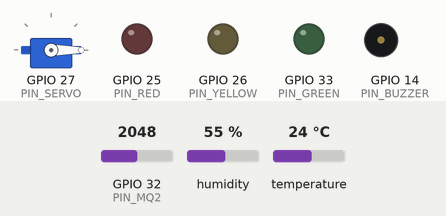
Bench run of a sketch on a simulated ESP32. Parts: servo, output pins drawn as LEDs (lit = HIGH), buzzer (waves = sounding). Inputs (shaded band) come from the test bench; at power-on: GPIO 32 (PIN_MQ2) = 2048, humidity 55 %, temperature 24 °C. WiFi joins after 1.5 s; servers stay silent unless stated; uploads are accepted with an empty reply; no MQTT or app messages arrive unless stated; what the sketch prints to the serial monitor is not drawn.

Above: at 4.9 s.
5.0 s: GPIO 32 (PIN_MQ2) set to 3733
6.9 s: GPIO 32 (PIN_MQ2) set to 3820
At 8.2 s:
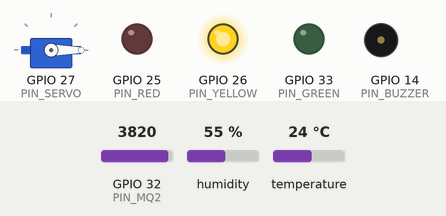
9.2 s: GPIO 32 (PIN_MQ2) set to 3853
11.0 s: GPIO 32 (PIN_MQ2) set to 3932
At 12.28 s:
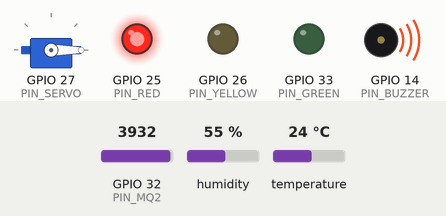
At 20.1 s:
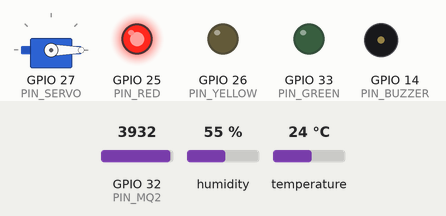
Timing chart, 0 to 22.5 s (numbered marks = the images above; inputs shaded):
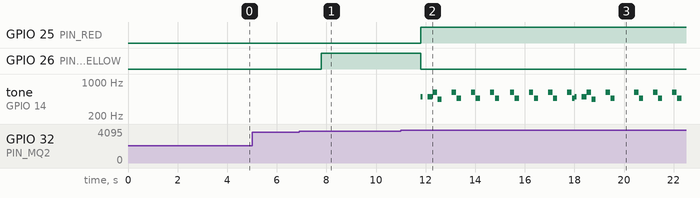

The sketch:

sketch.ino
```cpp
#include "ModestIoT.h"

Cocina360Device cocina;

void setup() {
    Serial.begin(115200);
    delay(2000);

    cocina.begin();

    Serial.println("=========================================");
    Serial.println("  Cocina360 Iniciado");
    Serial.println("=========================================");
}

void loop() {
    cocina.update();
}
```

Actuator.cpp
```cpp
/**
* @file Actuator.cpp
 * @brief Implements the Actuator base class.
 *
 * Provides core functionality for actuators in the Modest IoT Nano-framework, including command
 * propagation to an assigned handler. Subclasses should configure hardware and define specific
 * command execution logic.
 *
 * @author Angel Velasquez
 * @date March 22, 2025
 * @version 0.1
 */

/*
 * This file is part of the Modest IoT Nano-framework (C++ Edition).
 * Copyright (c) 2025 Angel Velasquez
 *
 * Licensed under the Creative Commons Attribution-NoDerivatives 4.0 International (CC BY-ND 4.0).
 * You may use, copy, and distribute this software in its original, unmodified form, provided
 * you give appropriate credit to the original author (Angel Velasquez) and include this notice.
 * Modifications, adaptations, or derivative works are not permitted.
 *
 * Full license text: https://creativecommons.org/licenses/by-nd/4.0/legalcode
 */

#include "Actuator.h"

Actuator::Actuator(int pin, CommandHandler* commandHandler)
    : pin(pin), handler(commandHandler) {}

void Actuator::handle(Command command) {
    if (handler != nullptr) {
        handler->handle(command);
    }
}

void Actuator::setHandler(CommandHandler* commandHandler) {
    handler = commandHandler;
}
```

Actuator.h
```cpp
#ifndef ACTUATOR_H
#define ACTUATOR_H

/**
 * @file Actuator.h
 * @brief Declares the Actuator base class.
 *
 * This abstract base class represents output devices in the Modest IoT Nano-framework, providing
 * a foundation for actuators that respond to commands. It includes command propagation to an
 * optional handler, supporting the framework’s CQRS-inspired design.
 *
 * @author Angel Velasquez
 * @date March 22, 2025
 * @version 0.1
 */

/*
 * This file is part of the Modest IoT Nano-framework (C++ Edition).
 * Copyright (c) 2025 Angel Velasquez
 *
 * Licensed under the Creative Commons Attribution-NoDerivatives 4.0 International (CC BY-ND 4.0).
 * You may use, copy, and distribute this software in its original, unmodified form, provided
 * you give appropriate credit to the original author (Angel Velasquez) and include this notice.
 * Modifications, adaptations, or derivative works are not permitted.
 *
 * Full license text: https://creativecommons.org/licenses/by-nd/4.0/legalcode
 */

#include "CommandHandler.h"

class Actuator : public CommandHandler {
protected:
    int pin; ///< GPIO pin assigned to the actuator.
    CommandHandler* handler; ///< Optional handler to receive propagated commands.

public:
    /**
     * @brief Constructs an Actuator with a pin and optional command handler.
     * @param pin The GPIO pin for the actuator.
     * @param commandHandler Pointer to a CommandHandler to receive commands (default: nullptr).
     */
    Actuator(int pin, CommandHandler* commandHandler = nullptr);

    /**
     * @brief Handles a command by propagating it to the assigned handler.
     * @param command The command to handle.
     */
    void handle(Command command) override;

    /**
     * @brief Sets or updates the command handler for this actuator.
     * @param commandHandler Pointer to the new CommandHandler.
     */
    void setHandler(CommandHandler* commandHandler);
};

#endif // ACTUATOR_H
```

Buzzer.cpp
```cpp
/**
 * @file Buzzer.cpp
 * @brief Implements the Buzzer class.
 *
 * Drives a passive buzzer through a hardcoded alarm melody ("Star Power Theme" at 175 BPM),
 * advancing one note per call to update() using millis()-based timing so playback never blocks
 * the main loop.
 *
 * @author IoT Solution Development Team
 * @date June 14, 2026
 * @version 1.0
 */

/*
 * This file is part of the Cocina360 Device (C++ Edition) project.
 * Copyright (c) 2026 IoT Solution Development Team
 *
 * Licensed under the MIT License. See LICENSE.md for details.
 */

#include "Buzzer.h"
#include <Arduino.h>

const Command Buzzer::PLAY_ALARM_COMMAND = Command(PLAY_ALARM_COMMAND_ID);
const Command Buzzer::STOP_ALARM_COMMAND = Command(STOP_ALARM_COMMAND_ID);

#define BPM 175 ///< Melody tempo, in beats per minute.
#define DURATION          (int)(60000 / BPM) ///< Duration of a quarter note, in milliseconds.
#define DURATION_HALF_DOT (int)(45000 / BPM) ///< Duration of a dotted eighth note, in milliseconds.
#define DURATION_HALF     (int)(30000 / BPM) ///< Duration of an eighth note, in milliseconds.
#define DURATION_QUARTER  (int)(15000 / BPM) ///< Duration of a sixteenth note, in milliseconds.

#define NOTE_DS5 622 ///< Frequency (Hz) of note D#5.
#define NOTE_B4  494 ///< Frequency (Hz) of note B4.
#define NOTE_AS4 466 ///< Frequency (Hz) of note A#4.
#define NOTE_A4  440 ///< Frequency (Hz) of note A4.

/// @brief Note frequency sequence for the alarm melody (0 = rest).
static const int melody[] = {
    NOTE_B4, NOTE_B4, NOTE_DS5, NOTE_A4, 0, NOTE_DS5, NOTE_AS4,
    0, NOTE_DS5, NOTE_AS4, 0, NOTE_DS5, NOTE_AS4,
    0, NOTE_DS5, NOTE_AS4, 0, NOTE_DS5, NOTE_AS4,
    0, NOTE_DS5, NOTE_AS4, 0, NOTE_DS5, NOTE_AS4
};

/// @brief Per-note duration sequence (ms), aligned index-for-index with melody[].
static const int noteDurations[] = {
    DURATION_QUARTER, DURATION_HALF_DOT, DURATION_HALF, DURATION_HALF, DURATION, DURATION_HALF, DURATION_HALF,
    DURATION, DURATION_HALF, DURATION_HALF, DURATION, DURATION_HALF, DURATION_HALF,
    DURATION, DURATION_HALF, DURATION_HALF, DURATION, DURATION_HALF, DURATION_HALF,
    DURATION, DURATION_HALF, DURATION_HALF, DURATION, DURATION_HALF, DURATION_HALF,
};

static const int NUM_NOTES = sizeof(melody) / sizeof(melody[0]); ///< Total number of notes in the melody.

Buzzer::Buzzer(int pin, CommandHandler* commandHandler)
    : Actuator(pin, commandHandler), isPlaying(false), noteStartTime(0), currentNote(0) {
    pinMode(pin, OUTPUT);
    noTone(pin);
}

void Buzzer::handle(Command command) {
    if (command == PLAY_ALARM_COMMAND) {
        isPlaying = true;
    } else if (command == STOP_ALARM_COMMAND) {
        isPlaying = false;
        noTone(pin);
        currentNote = 0;
    }
    Actuator::handle(command);
}

void Buzzer::update() {
    if (!isPlaying) return;

    unsigned long now = millis();
    int duration = noteDurations[currentNote];

    if (now - noteStartTime >= (duration * 1.1)) {
        noteStartTime = now;
        if (melody[currentNote] > 0) {
            tone(pin, melody[currentNote], duration);
        } else {
            noTone(pin);
        }
        currentNote++;
        if (currentNote >= NUM_NOTES) {
            currentNote = 0;
        }
    }
}
```

Buzzer.h
```cpp
#ifndef BUZZER_H
#define BUZZER_H

/**
 * @file Buzzer.h
 * @brief Declares the Buzzer class.
 *
 * This class specializes the Modest IoT Nano-framework's Actuator to drive a passive buzzer as
 * the system's acoustic safety barrier. It plays a looping alarm melody asynchronously, in
 * non-blocking fashion, in response to PLAY_ALARM / STOP_ALARM commands.
 *
 * @author IoT Solution Development Team
 * @date June 14, 2026
 * @version 1.0
 */

/*
 * This file is part of the Cocina360 Device (C++ Edition) project.
 * Copyright (c) 2026 IoT Solution Development Team
 *
 * Licensed under the MIT License. See LICENSE.md for details.
 */

#include "Actuator.h"

class Buzzer : public Actuator {
private:
    bool isPlaying; ///< Whether the alarm melody is currently active.
    unsigned long noteStartTime; ///< Timestamp (ms) at which the current note started playing.
    int currentNote; ///< Index of the note currently playing within the melody sequence.

public:
    static const int PLAY_ALARM_COMMAND_ID = 10; ///< Identifier for the play-alarm command.
    static const int STOP_ALARM_COMMAND_ID = 11; ///< Identifier for the stop-alarm command.
    static const Command PLAY_ALARM_COMMAND; ///< Command that starts the looping alarm melody.
    static const Command STOP_ALARM_COMMAND; ///< Command that silences the buzzer.

    /**
     * @brief Constructs a Buzzer bound to a digital output pin.
     * @param pin The GPIO pin connected to the passive buzzer.
     * @param commandHandler Pointer to a CommandHandler this actuator reports to (default: nullptr).
     */
    Buzzer(int pin, CommandHandler* commandHandler = nullptr);

    /**
     * @brief Handles a PLAY_ALARM or STOP_ALARM command by toggling playback state.
     * @param command The command to handle.
     */
    void handle(Command command) override;

    /**
     * @brief Advances the melody playback on a non-blocking timer. Must be called every loop.
     *
     * While playing, emits the next note of the alarm melody once its duration has elapsed,
     * looping back to the start of the sequence when it completes.
     */
    void update();
};

#endif
```

Cocina360Device.cpp
```cpp
/**
 * @file Cocina360Device.cpp
 * @brief Implements the Cocina360Device class.
 *
 * Wires together the sensors, LEDs, and buzzer into the hierarchical traffic-light safety logic,
 * and manages WiFi connectivity, threshold synchronization, and telemetry reporting against the
 * backend edge server.
 *
 * @author IoT Solution Development Team
 * @date June 14, 2026
 * @version 1.0
 */

/*
 * This file is part of the Cocina360 Device (C++ Edition) project.
 * Copyright (c) 2026 IoT Solution Development Team
 *
 * Licensed under the MIT License. See LICENSE.md for details.
 */

#include "Cocina360Device.h"
#include <Arduino.h>

Cocina360Device* globalDeviceInstance = nullptr;

Cocina360Device::Cocina360Device()
    : mqttClient(espClient),
      dhtSensor(PIN_DHT, this),
      gasSensor(PIN_MQ2, this),
      redLed(PIN_RED, false, this),
      yellowLed(PIN_YELLOW, false, this),
      greenLed(PIN_GREEN, true, this),
      buzzer(PIN_BUZZER, this),
      servoDisipador(PIN_SERVO, this),
      tempSeverity(0), gasSeverity(0),
      warnTemperatureC(35), critTemperatureC(50),
      warnGasPpm(1000.0), critGasPPM(3000.0),
      lastFetchTime(0) {
}

void Cocina360Device::begin() {
    commandTopic = "cocina360/" + deviceId + "/command";

    dhtSensor.begin();
    connectWiFi();
    mqttClient.setServer(mqttServer, mqttPort);
    mqttClient.setCallback(mqttCallback);
    reconnectMQTT();
    fetchRemoteThresholds();
}

void Cocina360Device::connectWiFi() {
    Serial.print("[WIFI] Conectando a ");
    Serial.println(ssid);
    WiFi.begin(ssid, password);

    int intentos = 0;
    const int MAX_INTENTOS = 20;

    while (WiFi.status() != WL_CONNECTED && intentos < MAX_INTENTOS) {
        delay(500);
        Serial.print(".");
        intentos++;
    }

    if (WiFi.status() == WL_CONNECTED) {
        Serial.println("\n[WIFI] ¡Conectado con éxito!");
    } else {
        Serial.println("\n[WIFI] No se pudo conectar. El sistema operará en MODO LOCAL.");
    }
}

void Cocina360Device::reconnectMQTT() {
    if (WiFi.status() == WL_CONNECTED && !mqttClient.connected()) {
        Serial.print("[MQTT] Intentando conectar al Broker Mosquitto...");
        if (mqttClient.connect(deviceId.c_str())) {
            Serial.println("¡Conectado con éxito!");

            mqttClient.subscribe(commandTopic.c_str());

        } else {
            Serial.printf("Falló, código de estado=%d. Se reintentará en el próximo ciclo.\n", mqttClient.state());
        }
    }
}

void Cocina360Device::mqttCallback(char* topic, byte* payload, unsigned int length) {
    String message = "";
    for (unsigned int i = 0; i < length; i++) {
        message += (char)payload[i];
    }

    // =======================================================================
    // 🟢 LOGS DE DEPURACIÓN AVANZADA
    // =======================================================================
    Serial.println("\n--- [DEBUG MQTT INCOMING] ---");
    Serial.printf("Tópico de origen : [%s]\n", topic);
    Serial.printf("Longitud del msg : %u bytes\n", length);
    Serial.printf("Texto del mensaje: \"%s\"\n", message.c_str());

    // Limpiamos posibles espacios en blanco o saltos de línea invisibles (\r\n)
    message.trim();

    // Imprimimos una prueba de lógica explícita
    if (message == "TOGGLE") {
        Serial.println("[DEBUG] -> ¡ÉXITO! El mensaje calza perfectamente con 'TOGGLE'.");
    } else {
        Serial.printf("[DEBUG] -> ALERTA: El mensaje recibido es '%s', pero se esperaba 'TOGGLE'.\n", message.c_str());
    }
    Serial.println("-----------------------------\n");

    // Lógica original de ejecución
    if (message == "TOGGLE" && globalDeviceInstance != nullptr) {
        globalDeviceInstance->handle(ServoActuator::TOGGLE_SERVO_COMMAND);
    }
}

void Cocina360Device::fetchRemoteThresholds() {
    if (WiFi.status() != WL_CONNECTED) return;

    HTTPClient http;
    http.begin(urlConfigGet);
    http.addHeader("X-API-Key", deviceApiKey);

    int httpResponseCode = http.GET();

    if (httpResponseCode == 200) {
        String payload = http.getString();
        StaticJsonDocument<256> doc;
        DeserializationError error = deserializeJson(doc, payload);

        if (!error) {
            warnTemperatureC = doc["warnTemperatureC"] | warnTemperatureC;
            critTemperatureC = doc["critTemperatureC"] | critTemperatureC;
            warnGasPpm = doc["warnGasPpm"] | warnGasPpm;
            critGasPPM = doc["critGasPpm"] | critGasPPM;
            Serial.println("[HTTP] Umbrales sincronizados con éxito desde el Edge v1.");
        }
    } else {
        Serial.printf("[HTTP] Error de sincronización v1. Código: %d\n", httpResponseCode);
    }
    http.end();
}

void Cocina360Device::sendTelemetry(int temp, float ppm, String status) {
    if (WiFi.status() != WL_CONNECTED) return;

    HTTPClient http;
    http.begin(urlTelemetryPost);
    http.addHeader("Content-Type", "application/json");

    http.addHeader("X-API-Key", deviceApiKey);

    StaticJsonDocument<128> doc;
    doc["temperature_c"] = temp;
    doc["gas_ppm"] = ppm;

    String jsonString;
    serializeJson(doc, jsonString);

    int httpResponseCode = http.POST(jsonString);

    if (httpResponseCode == 202) {
        Serial.println("[HTTP] Telemetría aceptada por el Edge (202 ACCEPTED).");
    } else {
        Serial.printf("[HTTP] Error en envío de telemetría. Código: %d\n", httpResponseCode);
    }

    http.end();
}

void Cocina360Device::evaluateGlobalState() {
    int maxSeverity = max(tempSeverity, gasSeverity);
    String statusStr = "SEGURO";

    if (maxSeverity == 2) {
        redLed.handle(Led::TURN_ON_COMMAND);
        yellowLed.handle(Led::TURN_OFF_COMMAND);
        greenLed.handle(Led::TURN_OFF_COMMAND);
        buzzer.handle(Buzzer::PLAY_ALARM_COMMAND);
        statusStr = "PELIGRO CRÍTICO / EVACUAR";
    }
    else if (maxSeverity == 1) {
        redLed.handle(Led::TURN_OFF_COMMAND);
        yellowLed.handle(Led::TURN_ON_COMMAND);
        greenLed.handle(Led::TURN_OFF_COMMAND);
        buzzer.handle(Buzzer::STOP_ALARM_COMMAND);
        statusStr = "ADVERTENCIA / VENTILAR";
    }
    else {
        redLed.handle(Led::TURN_OFF_COMMAND);
        yellowLed.handle(Led::TURN_OFF_COMMAND);
        greenLed.handle(Led::TURN_ON_COMMAND);
        buzzer.handle(Buzzer::STOP_ALARM_COMMAND);
    }

    int currentTemp = dhtSensor.getLatestTemperature();
    float currentPPM = gasSensor.getLatestPPM();

    Serial.println("=================================");
    Serial.printf("Temperatura: %d °C\n", currentTemp, warnTemperatureC, critTemperatureC);
    Serial.printf("Gas: %.2f PPM\n", currentPPM, warnGasPpm, critGasPPM);
    Serial.print("Estado: ");
    Serial.println(statusStr);
}

void Cocina360Device::update() {

    if (!mqttClient.connected()) {
        static unsigned long lastMqttRetry = 0;
        if (millis() - lastMqttRetry >= 5000) {
            lastMqttRetry = millis();
            reconnectMQTT();
        }
    } else {
        mqttClient.loop();
    }

    dhtSensor.update();
    gasSensor.update();
    buzzer.update();

    servoDisipador.update();

    evaluateGlobalState();

    unsigned long now = millis();

    static unsigned long lastPostTime = 0;
    if (now - lastPostTime >= 5000) {
        lastPostTime = now;
        int currentTemp = dhtSensor.getLatestTemperature();
        float currentPPM = gasSensor.getLatestPPM();
        String statusStr = "SEGURO";
        int maxSeverity = max(tempSeverity, gasSeverity);
        if (maxSeverity == 2) statusStr = "PELIGRO CRÍTICO / EVACUAR";
        else if (maxSeverity == 1) statusStr = "ADVERTENCIA / VENTILAR";

        sendTelemetry(currentTemp, currentPPM, statusStr);
    }

    if (now - lastFetchTime >= FETCH_INTERVAL_MS) {
        lastFetchTime = now;
        fetchRemoteThresholds();
    }
}

void Cocina360Device::on(Event event) {
    if (event == Dht11Sensor::TEMP_CRIT_EVENT) tempSeverity = 2;
    else if (event == Dht11Sensor::TEMP_WARN_EVENT) tempSeverity = 1;
    else if (event == Dht11Sensor::TEMP_NORMAL_EVENT) tempSeverity = 0;

    else if (event == Mq2Sensor::GAS_CRIT_EVENT) gasSeverity = 2;
    else if (event == Mq2Sensor::GAS_WARN_EVENT) gasSeverity = 1;
    else if (event == Mq2Sensor::GAS_NORMAL_EVENT) gasSeverity = 0;
}

void Cocina360Device::handle(Command command) {
    if (command == ServoActuator::TOGGLE_SERVO_COMMAND) {
        servoDisipador.handle(command);
    }
}
```

Device.cpp
```cpp
/**
* @file Device.cpp
 * @brief Implements the Device interface for the ModestIoT library.
 *
 * Placeholder for the abstract Device class in the ModestIoT (C++ Edition) Arduino library.
 * Concrete implementations must define the on() and handle() methods to process events and commands.
 *
 * @author Angel Velasquez
 * @date March 22, 2025
 * @version 0.1
 */

/*
 * This file is part of the ModestIoT Arduino library (C++ Edition).
 * Copyright (c) 2025 Angel Velasquez
 *
 * Licensed under the Creative Commons Attribution-NoDerivatives 4.0 International (CC BY-ND 4.0).
 * You may use, copy, and distribute this software in its original, unmodified form, provided
 * you give appropriate credit to the original author (Angel Velasquez) and include this notice.
 * Modifications, adaptations, or derivative works are not permitted.
 *
 * Full license text: https://creativecommons.org/licenses/by-nd/4.0/legalcode
 */

#include "Device.h"

// No implementation needed for abstract class
```

Source omitted: Cocina360Device.h (7056 bytes), CommandHandler.h (1995 bytes), Device.h (1484 bytes), Dht11Sensor.cpp (1903 bytes), Dht11Sensor.h (2806 bytes), EventHandler.h (1955 bytes), Led.cpp (1898 bytes), Led.h (2472 bytes), ModestIoT.h (416 bytes), Mq2Sensor.cpp (2408 bytes), Mq2Sensor.h (2742 bytes), Sensor.cpp (1218 bytes) and 3 more

Measured:
- the behaviour switches between 3766 and 3767 on GPIO 32 (PIN_MQ2) (found by bisection; images 0 and 1)
- the behaviour switches between 3880 and 3881 on GPIO 32 (PIN_MQ2) (found by bisection; images 1 and 2)
- after the input at 6.9 s, GPIO 26 (PIN_YELLOW): LOW → HIGH after 0.89 s
- after the input at 11.0 s, GPIO 25 (PIN_RED): LOW → HIGH after 0.80 s; GPIO 26 (PIN_YELLOW): HIGH → LOW after 0.80 s; tone on GPIO 14 (PIN_BUZZER): plays 494 Hz for 0.09 s, 494 Hz for 0.20 s, 622 Hz for 0.17 s, 440 Hz for 0.17 s, 622 Hz for 0.17 s, 466 Hz for 0.17 s … (30 notes in this stretch), starting after 0.81 s
